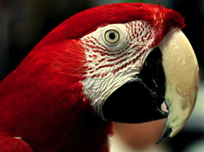
#> input picture TRAITEMENT/red_bird.png, 204 x 152 px
$ jupyter execute --allow-errors lab2.ipynb
#> lines starting #> are read from the running program, lines starting #| are printed output that depends on the picture; after the words box and inside, x2 and y2 are one past the last pixel; in counts of white or black regions, pixels touching at a corner belong together; long printed decimals are rounded
[cell 1]
#returns the image matrix

import cv2
import numpy as np
import matplotlib.pyplot as plt

def OpenImage(image_path):
    I = cv2.imread(image_path, cv2.IMREAD_GRAYSCALE)  # Lecture en niveaux de gris
    L, C = I.shape
    return I, L, C

[cell 2]
# Split the image into its three color channels (Red, Green, Blue)

def Divide(image_path):
    I = cv2.imread(image_path)
    B, G, R = cv2.split(I)
    return B, G, R

[cell 3]
#converts the image from BGR to HSV format

def HSV(image_path):
    I = cv2.imread(image_path)
    hsv = cv2.cvtColor(I, cv2.COLOR_BGR2HSV)
    return hsv

[cell 4]
#calculate the total number of pixels in the image

def CountPix(image_path):
    I = cv2.imread(image_path, cv2.IMREAD_GRAYSCALE)
    return I.size

[cell 5]
#modifies the intensity of the image by multiplying it by a factor.


def FactPix(image_path, alpha, beta):
    I = cv2.imread(image_path, cv2.IMREAD_GRAYSCALE)
    I_fact = cv2.convertScaleAbs(I, alpha=alpha, beta=beta)
    return I_fact

[cell 6]
# computes the logarithm, exponential, square, and square root of the image

def Func_a(image_path):
    I = cv2.imread(image_path, cv2.IMREAD_GRAYSCALE)
    log = np.log1p(I)
    exp = np.exp(I/255.0)
    square = np.square(I)
    sqrt = np.sqrt(I)
    return log, exp, square, sqrt

[cell 7]
#calculate the mean and standard deviation

def Func_m(image_path):
    I = cv2.imread(image_path, cv2.IMREAD_GRAYSCALE)
    mean, stddev = cv2.meanStdDev(I)
    return mean[0][0], stddev[0][0]

[cell 8]
#normalizes the image

def Normalize(image_path, min_val, max_val):
    I = cv2.imread(image_path, cv2.IMREAD_GRAYSCALE)
    Inorm = cv2.normalize(I, None, min_val, max_val, cv2.NORM_MINMAX)
    return Inorm

[cell 9]
#compute the inverse

def Inverse(image_path):
    I = cv2.imread(image_path, cv2.IMREAD_GRAYSCALE)
    Inv = 255 - I
    return Inv

[cell 10]
#calculate the histogram of the image.

def CalcHist(image_path):
    I = cv2.imread(image_path, cv2.IMREAD_GRAYSCALE)
    H, bins = np.histogram(I, bins=256, range=[0, 256])
    return H, bins

[cell 11]
#applies a threshold to the image

def Threshold(image_path, s):
    I = cv2.imread(image_path, cv2.IMREAD_GRAYSCALE)
    _, T = cv2.threshold(I, s, 255, cv2.THRESH_BINARY)
    return T

[cell 12]
import matplotlib.pyplot as plt

def Func_j(image_path):
    I, _, _ = OpenImage(image_path)
    plt.figure(figsize=(12, 6))
    plt.subplot(231), plt.imshow(I, cmap='gray'), plt.title('Original')
    H, bins = CalcHist(image_path)
    plt.subplot(232), plt.plot(H), plt.title('Histogram')
    Inv = Inverse(image_path)
    H_inv, bins_inv = np.histogram(Inv, bins=256, range=[0, 256])
    plt.subplot(233), plt.imshow(Inv, cmap='gray'), plt.title('Inverse')
    plt.subplot(234), plt.plot(bins_inv[:-1], H_inv), plt.title('Histogram Inverse')
    plt.show()

[cell 13]
def Func_t(image_path):
    I, _, _ = OpenImage(image_path)
    Inorm = Normalize(image_path, 10, 50)
    plt.figure(figsize=(12, 6))
    plt.subplot(231), plt.imshow(I, cmap='gray'), plt.title('Original')
    H, bins = CalcHist(image_path)
    plt.subplot(232), plt.plot(bins[:-1], H), plt.title('Histogram')
    plt.subplot(233), plt.imshow(Inorm, cmap='gray'), plt.title('Normalized')
    H_norm, bins_norm = np.histogram(Inorm, bins=256, range=[0, 256])
    plt.subplot(234), plt.plot(bins_norm[:-1], H_norm), plt.title('Histogram Normalized')
    plt.show()

[cell 14]
def Func_f(image_path):
    I, _, _ = OpenImage(image_path)
    T = Threshold(image_path, 128)
    plt.figure(figsize=(12, 6))
    plt.subplot(231), plt.imshow(I, cmap='gray'), plt.title('Original')
    H, bins = CalcHist(image_path)
    plt.subplot(232), plt.plot(bins[:-1], H), plt.title('Histogram')
    plt.subplot(233), plt.imshow(T, cmap='gray'), plt.title('Thresholded')
    H_th, bins_th = np.histogram(T, bins=256, range=[0, 256])
    plt.subplot(234), plt.plot(bins_th[:-1], H_th), plt.title('Histogram Thresholded')
    plt.show()

[cell 15]
import cv2
import matplotlib.pyplot as plt

if __name__ == "__main__":
    image_path = "red_bird.png"


    # Open image and get dimensions
    I, L, C = OpenImage(image_path)
#> in OpenImage, `I = cv2.imread(image_path, cv2.IMREAD_GRAYSCALE)`:
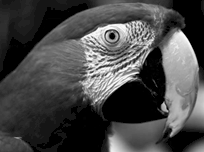
#> I: shape (152, 204); min 0, max 253, mean 71.4
#> L = 152; C = 204
    print(f"Image dimensions: {L}x{C}")
#| Image dimensions: 152x204

    # Separate RGB channels
    B, G, R = Divide(image_path)
#> in Divide, I is the input picture: shape (152, 204, 3); mean B, G, R 40.5, 49.3, 93.7


    # Convert to HSV
    hsv = HSV(image_path)
#> in HSV, `hsv = cv2.cvtColor(I, cv2.COLOR_BGR2HSV)`: hsv: shape (152, 204, 3); mean H, S, V 72.4, 148.7, 94.9
    print('hsv', hsv)
#> (printed output is left out)

    # Count pixels
    print("Number of pixels:", CountPix(image_path))


    # Factorized Pixel Intensity

    I_fact = FactPix(image_path, 1.2, 30)
#> in FactPix, `I_fact = cv2.convertScaleAbs(I, alpha=alpha, beta=beta)`:
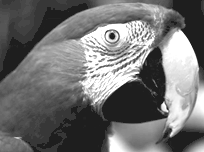
#> I_fact: shape (152, 204); min 30, max 255, mean 113.6
    print('I_fact' , I_fact)
#> (printed output is left out)

    # Apply mathematical transformations
    log, exp, square, sqrt = Func_a(image_path)
#> in Func_a, `log = np.log1p(I)`:
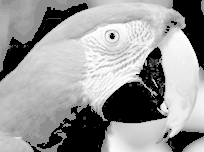
#> log: shape (152, 204) float16; min 0, max 5.54, mean 3.32; drawn with min black and max white
#> in Func_a, `square = np.square(I)`:
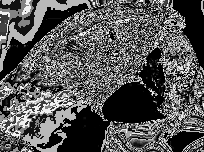
#> square: shape (152, 204); min 0, max 249, mean 85.8
#> in Func_a, `sqrt = np.sqrt(I)`:
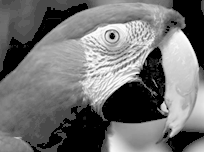
#> sqrt: shape (152, 204) float16; min 0, max 15.91, mean 7.02; drawn with min black and max white

    # Compute Mean and Standard Deviation
    mean, stddev = Func_m(image_path)
#> in Func_m, `mean, stddev = cv2.meanStdDev(I)`: mean = [71.43]; stddev = [64.8]
#> mean = 71.43; stddev = 64.8
    print(f"Mean: {mean}, Standard Deviation: {stddev}")
#| Mean: 71.433, Standard Deviation: 64.796

    # Normalize Image
    Inorm = Normalize(image_path, 50, 200)


    # Invert Image
    Inv = Inverse(image_path)
#> in Inverse, `Inv = 255 - I`:
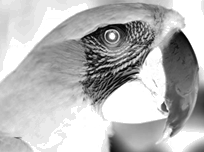
#> Inv: shape (152, 204); min 2, max 255, mean 183.6

    # Compute Histogram
    H, bins = CalcHist(image_path)
#> in CalcHist, `H, bins = np.histogram(I, bins=256, range=[0, 256])`: H = 256 values, max 7014 at index 0, min 0 at index 18, mean 121.1; bins = 257 values from 0 to 256
#> bins = 257 values from 0 to 256

    # Apply Thresholding
    T = Threshold(image_path, 0)
#> in Threshold, `_, T = cv2.threshold(I, s, 255, cv2.THRESH_BINARY)`:
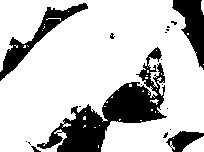
#> T: shape (152, 204); 77.4% white; 19 black regions (14 under 20 px), largest, box (x1, y1, x2, y2) and area: (37, 47, 167, 152) 4104, (0, 3, 88, 81) 1278, (172, 0, 204, 70) 1116, (166, 131, 204, 152) 418, (31, 146, 41, 152) 26

    # Run image processing pipelines
    Func_j(image_path)
#> in Func_j, `H_inv, bins_inv = np.histogram(Inv, bins=256, range=[0, 256])`: H_inv = 256 values, max 7014 at index 255, min 0 at index 0, mean 121.1; bins_inv = 257 values from 0 to 256
    Func_t(image_path)
#> call 2 of Normalize, with image_path = 'red_bird.png', min_val = 10, max_val = 50
#> in Normalize (call 2), `Inorm = cv2.normalize(I, None, min_val, max_val, cv2.NORM_MINMAX)`:
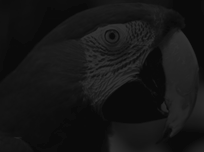
#> Inorm: shape (152, 204); min 10, max 50, mean 21.2
#> in Func_t, `H_norm, bins_norm = np.histogram(Inorm, bins=256, range=[0, 256])`: H_norm = 256 values, max 7267 at index 10, min 0 at index 0, mean 121.1; bins_norm = 257 values from 0 to 256
    Func_f(image_path)
#> call 2 of Threshold, with image_path = 'red_bird.png', s = 128
#> in Threshold (call 2), `_, T = cv2.threshold(I, s, 255, cv2.THRESH_BINARY)`:
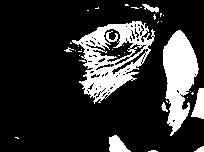
#> T: shape (152, 204); 19% white; 36 white regions (27 under 20 px), largest, box (x1, y1, x2, y2) and area: (72, 21, 155, 104) 2832, (163, 30, 199, 136) 2248, (191, 88, 204, 119) 259
#> in Func_f, `H_th, bins_th = np.histogram(T, bins=256, range=[0, 256])`: H_th = 256 values, max 25104 at index 0, min 0 at index 1, mean 121.1; bins_th = 257 values from 0 to 256

    # Display results
    plt.figure(figsize=(12, 6))

    plt.subplot(231), plt.imshow(I, cmap='gray'), plt.title("Original Image")
    plt.subplot(232), plt.imshow(Inv, cmap='gray'), plt.title("Inverted Image")
    plt.subplot(233), plt.imshow(T, cmap='gray'), plt.title("Thresholded Image")
    plt.subplot(234), plt.imshow(Inorm, cmap='gray'), plt.title("Normalized Image")
    plt.subplot(235), plt.imshow(I_fact, cmap='gray'), plt.title("Factored Image")

    plt.show()

##EX02

[cell 16]
import numpy as np

# Définir la matrice I
I = np.array([
    [128, 128, 0, 255],
    [128, 0, 0, 255],
    [0, 128,0,255],
    [128,128, 0, 255]
])

print("Matrice I :")
print(I)

[cell 17]
import matplotlib.pyplot as plt
plt.imshow(I, cmap='gray', vmin=0, vmax=255)  # 'gray' pour une image en niveaux de gris
plt.title("Image représentée par la matrice I")
plt.colorbar()  # Ajouter une barre de couleur pour indiquer les niveaux de gris
plt.show()

[cell 18]
def CalcHist(I):
    # Calculate the histogram
    H, bins = np.histogram(I, bins=256, range=(0, 256))
    return H, bins

# Calculate the histogram of matrix I
H, bins = CalcHist(I)

# Plot the histogram
plt.bar(bins[:-1], H, width=1)
plt.title("Histogram of matrix I")
plt.xlabel("Pixel intensity")
plt.ylabel("Number of pixels")
plt.show()

[cell 19]
import numpy as np
import matplotlib.pyplot as plt

# Generate a 9x9 matrix with random values between 0 and 1
ran_d = np.random.rand(9, 9)

# Visualize the matrix
plt.imshow(ran_d, cmap='gray')
plt.title("Image generated with np.random.rand")
plt.colorbar()
plt.show()

# Calculate and plot the histogram as thin lines
H, bins = np.histogram(ran_d, bins=5, range=(0, 1))  # More bins for better resolution

#> (the rest of this cell did not finish here and is left out)

[cell 20]
import numpy as np
import matplotlib.pyplot as plt

# Generate a random standard deviation between 10 and 50
std_dev = np.random.randint(10, 50)

# Generate an 8x8 matrix with a normal distribution, scaled by std_dev and shifted by 128
randn_matrix = np.random.randn(8, 8) * std_dev + 128

print("Matrix with np.random.randn (scaled and shifted):")
print(randn_matrix)

# Plot the histogram of the matrix
plt.hist(randn_matrix.flatten(), bins=30, color='blue', edgecolor='black')
plt.title(f"Histogram of Matrix (Mean=128, Std Dev={std_dev})")
plt.xlabel("Pixel intensity")
plt.ylabel("Number of pixels")
plt.show()
#> figure, not shown here; tallest bar 7 high, from x = 102.9 to 109.4

[cell 21]
import matplotlib.pyplot as plt

# Generate a 512x512 matrix with rand, randn, and randint methods
rand_matrix = np.random.rand(9, 9) * 255
randn_matrix = np.random.randn(8, 8) * np.random.randint(10, 50) + 128  # Normal distribution
randint_matrix = np.random.randint(0, 256, size=(512, 512))  # Random integer values


fig, axes = plt.subplots(1, 3, figsize=(15, 5))
axes[0].imshow(rand_matrix, cmap='gray')
axes[0].set_title("rand(512x512)")
axes[1].imshow(randn_matrix, cmap='gray')
axes[1].set_title("randn(512x512)")
axes[2].imshow(randint_matrix, cmap='gray')
axes[2].set_title("randint(512x512)")
plt.show()

# Calculate and visualize histograms
fig, axes = plt.subplots(1, 3, figsize=(15, 5))
for i, matrix in enumerate([rand_matrix, randn_matrix, randint_matrix]):
    H, bins = CalcHist(matrix)
    axes[i].bar(bins[:-1], H, width=1)
    axes[i].set_title(["rand", "randn", "randint"][i] + " Histogram")
plt.show()
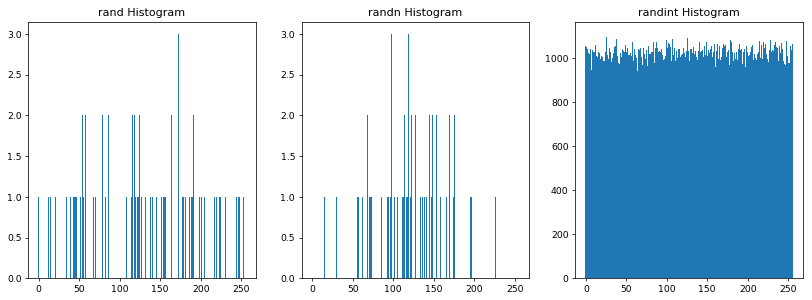
#> figure drawn by matplotlib, 3 panels; panel 3: tallest bar 1109 high, from x = 229.5 to 230.5
